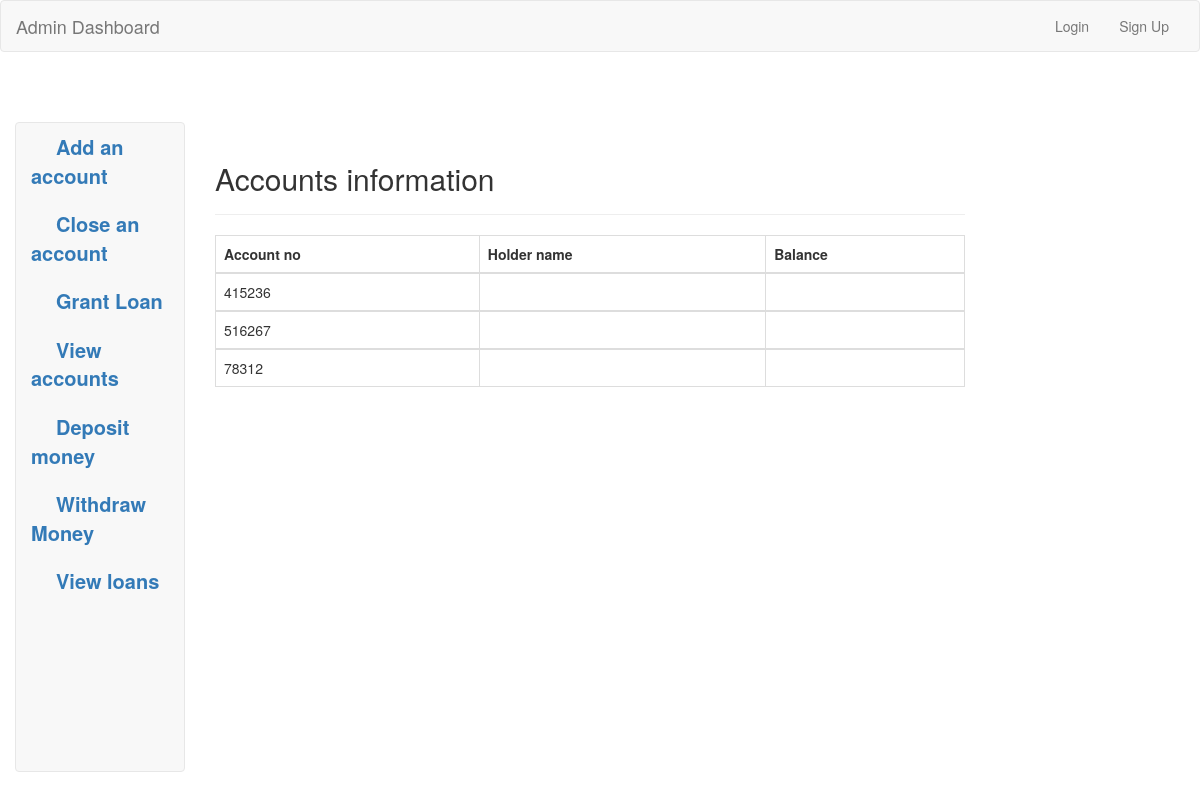
Page /viewaccounts.php on the committed database.
### tables this page shows
CREATE TABLE `accounts` (
  `accno` varchar(25) NOT NULL,
  `customerid` int(10) NOT NULL,
  `accstatus` varchar(25) NOT NULL,
  `accopendate` date NOT NULL,
  `accounttype` varchar(25) NOT NULL,
  `accountbalance` double(10,2) NOT NULL
);

### viewaccounts.php (the view, shortened to what this page needs)
<?php
include'includes/dbconnect.php';
?>
<!DOCTYPE html>
<html>
<head>
	<link rel="stylesheet" href="css/custom.css">
    <link rel="stylesheet" href="https://maxcdn.bootstrapcdn.com/bootstrap/3.3.7/css/bootstrap.min.css">
</head>
<body>
<nav class="navbar navbar-default" role="navigation">
	<div class="container-fluid">
		<div class="navbar-header">
			<a class="navbar-brand" href="admin.php">Admin Dashboard</a>
		</div>
		<div class="collapse navbar-collapse" id="navbar1">
			<ul class="nav navbar-nav navbar-right">
				<?php if (isset($_SESSION['usr_id'])) { ?>
				<li><a href="logout.php">Log Out</a></li>
				<?php } else { ?>
				<li><a href="login.php">Login</a></li>
				<li><a href="register.php">Sign Up</a></li>
				<?php } ?>
			</ul>
		</div>
	</div>
</nav>
<div style="width: 50px; height: 50px;"></div>
<div class="col-lg-2">
	<ul class="navbar navbar-default nav" style="height: 650px;">
		<li><a href="addaccount.php"><span style="margin-left: 25px; margin-top:20px; font-size: 20px;"><b>Add an account</b></span></a></li>
		<li><a href="deleteaccount.php"><span style="margin-left: 25px; margin-top: 20px; font-size: 20px;"><b>Close an account</b></span></a></li>
		<li><a href="grantloan.php"><span style="margin-left: 25px; margin-top: 20px; font-size: 20px;"><b>Grant Loan</b></span></a></li>
		<li><a href="viewaccounts.php"><span style="margin-left: 25px; margin-top: 20px; font-size: 20px;"><b>View accounts</b></span></a></li>
		<li><a href="depositmoney.php"><span style="margin-left: 25px; margin-top: 20px; font-size: 20px;"><b>Deposit money</b></span></a></li>
		<li><a href="withdrawmoney.php"><span style="margin-left: 25px; margin-top: 20px; font-size: 20px;"><b>Withdraw Money</b></span></a></li>
		<li><a href="viewloans.php"><span style="margin-left: 25px; margin-top: 20px; font-size: 20px;"><b>View loans</b></span></a></li>
		</ul>
		</div>
<div class="container">
	<article class="row">
		<section class="col-lg-8">
			<div class="page-header">
				<h2>Accounts information</h2>
			</div>
			<table class="table table-bordered">
				   		<thead>
				   			<th>Account no</th>
				   			<th>Holder name</th>
				   			<th>Balance</th>
				   			</thead>
			<?php
				$ins_sql = "SELECT * FROM accounts";
				$run_sql = mysqli_query($con, $ins_sql);
				while($rows = mysqli_fetch_array($run_sql)){
					echo '
					    <tbody>
					      <tr>
					        <td>'.$rows['accno'].'</td>
					        <td>'.$rows['accname'].'</td>
					        <td>'.$rows['accbalance'].'</td>
					      </tr>
					    </tbody>
					';
				}
				?>
				 </table>
	</article></section>
</div>
</body>
</html>

### rows in the picture
accounts: accno "415236"
accounts: accno "516267"
accounts: accno "78312"
